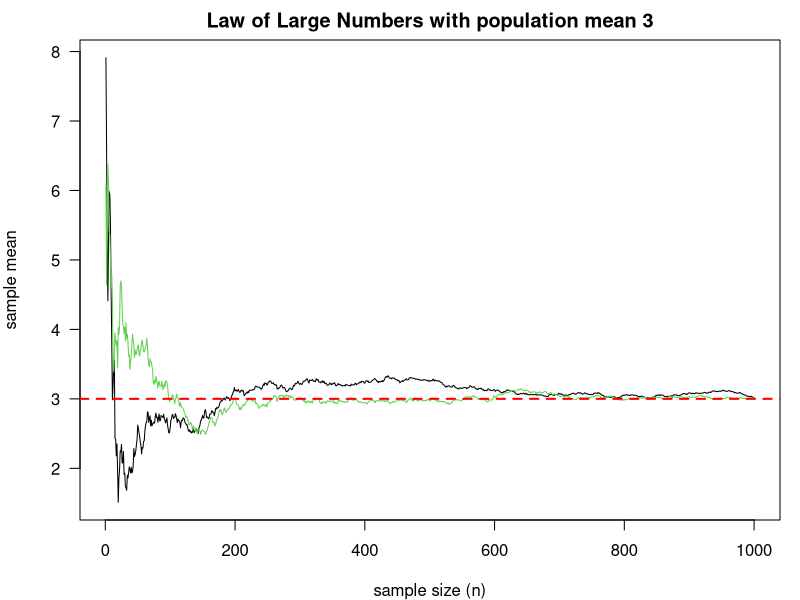

This chart was generated by the following R code: (Note: this script raises an error after producing the figure.)
## ---- chunk 1
#| label: fig-lln
#| fig-cap: "Illustration of Law of Large Numbers. The population mean is assumed having value three. The simulation is run twice."
#| code-fold: true

set.seed(2024)
x <- rnorm(1000, 3, 5); s <- cumsum(x)
set.seed(2025)
x1 <- rnorm(1000, 3, 5); s1 <- cumsum(x1)

par(mar = c(4, 4, 2, 1))
plot(s / (1:1000), type = "l", 
     main = "Law of Large Numbers with population mean 3", 
     xlab = "sample size (n)", ylab = "sample mean", las = 1)
lines(1:1000, s1 / (1:1000), col = 3)
abline(h = 3, col = "red", lwd = 2, lty = 2)
## ---- chunk 2
#| purl: false
#| echo: false
#| warning: false
#| cache: true
## ---- chunk 3
#| label: fig-clt
#| fig-cap: "Illustration of Central Limit Theorem. Source: Wiki."
#| echo: false
knitr::include_graphics("./images/img-prob/clt.png")
## ---- chunk 4
#| label: fig-clt-right
#| fig-asp: 0.3
#| fig-cap: "CLT Illustration: A Right-Skewed Distribution."
#| echo: false
par(mfrow = c(1, 4))
par(mar = c(4, 1, 1, 0), mgp = c(2, 0.5, 0), las = 1)
shape <- 1
rate <- 1/2
# gamma_sample <- rgamma(1000, shape = shape, rate = rate)
# hist(gamma_sample, breaks = 30, col = "#FFCC00", border = "white", xlab = "x",
#      main = "Population distr. w/ mean 2 var 4", prob = TRUE)
x <- seq(0, 12, length.out = 1000)
plot(x, dgamma(x, shape = shape, rate = rate), type="n", xlab="x", ylab="", axes = TRUE, ylim = c(0, 0.6),
     main = "Population distr. w/ mean 2 var 4", cex.main = 0.8)
lines(x, dgamma(x, shape = shape, rate = rate), col = "#003366", lwd = 3)
polygon(c(x,rev(x)), c(rep(0, 1000), rev(dgamma(x, shape = shape, rate = rate))), col="#FFCC00")

# lines(density(gamma_sample), col = "red", lwd = 4) 
n_s <- 2
n_m <- 10
n_l <- 1000
sample_s <- replicate(10000, rgamma(n_s, shape = shape, rate = rate))
sample_m <- replicate(10000, rgamma(n_m, shape = shape, rate = rate))
sample_l <- replicate(10000, rgamma(n_l, shape= shape, rate = rate))
sample_mean_s <- apply(sample_s, 2, mean)
sample_mean_m <- apply(sample_m, 2, mean)
sample_mean_l <- apply(sample_l, 2, mean)
x_s <- seq(-6, 8, length.out = 1000)
x_m <- seq(-1, 5, length.out = 1000)
x_l <- seq(1.7, 2.3, length.out = 1000)
hist(sample_mean_s, breaks = 30, col = 4, border = "white", xlim = range(x_s),
     xlab = "sample mean", main = paste0("Distr. of X_bar (n = ", n_s, ")"),
     prob = TRUE, yaxt = "n", ylab = "", cex.main = 0.9)
# lines(x_s, dnorm(x_s, shape/rate, sqrt(shape/rate^2)/sqrt(n_s)), lwd = 3, col = "red")
# lines(density(sample_mean_s), col = "red", lwd = 4) 
hist(sample_mean_m, breaks = 30, col = 4, border = "white", xlim = range(x_m),
     xlab = "sample mean", main = paste0("Distr. of X_bar (n = ", n_m, ")"), 
     prob = TRUE, yaxt = "n", ylab = "", cex.main = 0.9)
# lines(x_m, dnorm(x_m, shape/rate, sqrt(shape/rate^2)/sqrt(n_m)), lwd = 3, col = "red")
# lines(density(sample_mean_m), col = "red", lwd = 4) 
hist(sample_mean_l, breaks = 30, col = 4, border = "white", xlim = range(x_l),
     xlab = "sample mean", main = paste0("Distr. of X_bar (n = ", n_l, ")"), 
     prob = TRUE, yaxt = "n", ylab = "", cex.main = 0.9)
lines(x_l, dnorm(x_l, shape/rate, sqrt(shape/rate^2)/sqrt(n_l)), lwd = 1, col = "red")
# lines(density(sample_mean_l), col = "red", lwd = 4) 
# paste("Mean of the sample mean of size 1000 =", mean(sample_mean_l))
# paste("Variance of the sample mean of size 1000 =", var(sample_mean_l))
# paste("True mean of the sample mean =", shape / rate)
# paste("True variance of the sample mean =", (shape / rate ^ 2) / n_l)
## ---- chunk 5
#| label: fig-clt-u
#| fig-cap: "CLT Illustration: A U-shaped Distribution."
#| echo: false
#| fig-asp: 0.3
par(mfrow = c(1, 4))
par(mar = c(4, 1, 1, 0), mgp = c(2, 0.5, 0), las = 1)
shape1 <- 1/2
shape2 <- 1/2
x <- seq(0, 1, length.out = 1000)
plot(x, dbeta(x, shape1 = shape1, shape2 = shape2), type="n", xlab="x", ylab="", axes = TRUE, ylim = c(0, 3), cex.main = 0.8,
     main = "Popu. distr. w/ mu 0.5 var 0.125")
lines(x, dbeta(x, shape1 = shape1, shape2 = shape2), col = "#003366", lwd = 3)
# polygon(c(x, rev(x)), c(rev(rep(0, 1000)), (dbeta(x, shape1 = shape1, shape2 = shape2))), col="#FFCC00")

# lines(density(gamma_sample), col = "red", lwd = 4) 
n_s <- 2
n_m <- 10
n_l <- 1000
sample_s <- replicate(10000, rbeta(n_s, shape1 = shape1, shape2 = shape2))
sample_m <- replicate(10000, rbeta(n_m, shape1 = shape1, shape2 = shape2))
sample_l <- replicate(10000, rbeta(n_l, shape1 = shape1, shape2 = shape2))
sample_mean_s <- apply(sample_s, 2, mean)
sample_mean_m <- apply(sample_m, 2, mean)
sample_mean_l <- apply(sample_l, 2, mean)
x_s <- seq(-0.5, 1.5, length.out = 1000)
x_m <- seq(0, 1, length.out = 1000)
x_l <- seq(0.45, 0.55, length.out = 1000)
hist(sample_mean_s, breaks = 20, col = 4, border = "white", xlim = range(x_s),
     xlab = "sample mean", main = paste0("Distr. of X_bar (n = ", n_s, ")"),
     prob = TRUE, yaxt = "n", ylab = "", cex.main = 0.9)
# lines(x_s, dnorm(x_s, shape1/(shape1+shape2), sqrt(0.125)/sqrt(n_s)), lwd = 3, col = "red")
# lines(density(sample_mean_s), col = "red", lwd = 4) 
hist(sample_mean_m, breaks = 20, col = 4, border = "white", xlim = range(x_m),
     xlab = "sample mean", main = paste0("Distr. of X_bar (n = ", n_m, ")"), 
     prob = TRUE, yaxt = "n", ylab = "", cex.main = 0.9)
# lines(x_m, dnorm(x_m, shape1/(shape1+shape2), sqrt(0.125)/sqrt(n_m)), lwd = 3, col = "red")
# lines(density(sample_mean_m), col = "red", lwd = 4) 
hist(sample_mean_l, breaks = 20, col = 4, border = "white", xlim = range(x_l),
     xlab = "sample mean", main = paste0("Distr. of X_bar (n = ", n_l, ")"), 
     prob = TRUE, yaxt = "n", ylab = "", cex.main = 0.9)
lines(x_l, dnorm(x_l, shape1/(shape1+shape2), sqrt(0.125)/sqrt(n_l)), lwd = 1, col = "red")
# lines(density(sample_mean_l), col = "red", lwd = 4) 
# paste("Mean of the sample mean of size 1000 =", mean(sample_mean_l))
# paste("Variance of the sample mean of size 1000 =", var(sample_mean_l))
# paste("Theoretical mean of the sample mean =", shape1/(shape1+shape2))
# paste("Theoretical variance of the sample mean =", 0.125 / n_l)
## ---- chunk 6
#| purl: false
#| echo: false
#| warning: false
#| cache: true
## ---- chunk 7
#| echo: false
knitr::include_graphics("./images/img-prob/house.jpeg")
## ---- chunk 8
pnorm(1.2, lower.tail = FALSE)
pnorm(400000, mean = 382000, 
      sd = 150000/sqrt(100), lower.tail = FALSE)
